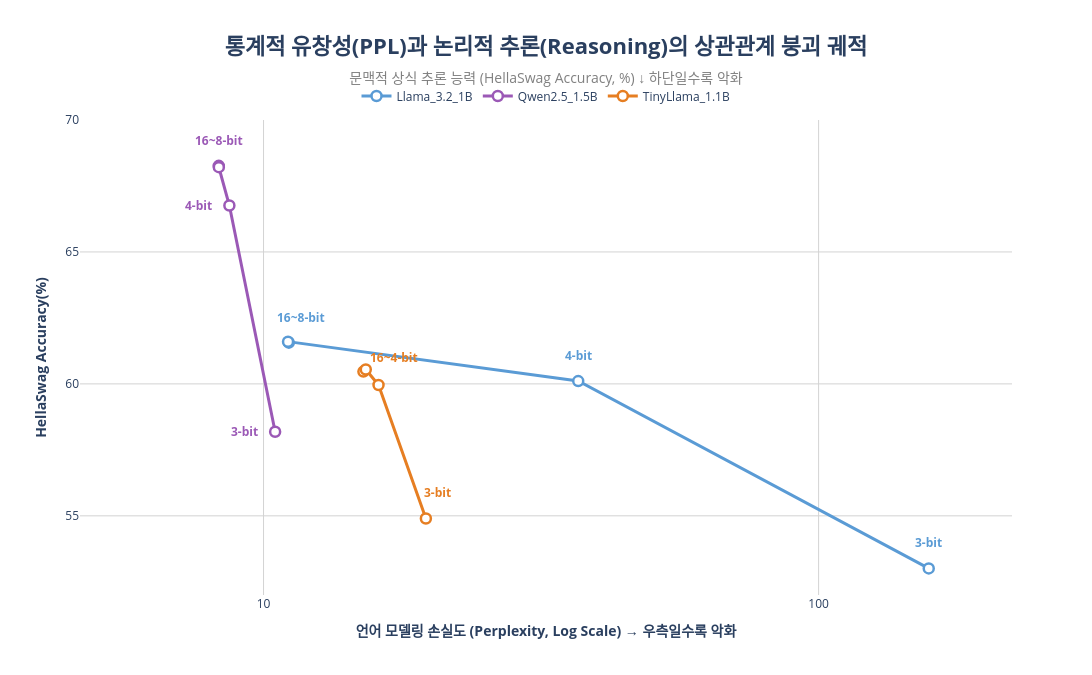

This figure's notebook cell:
### Code cell
import os
import json
import pandas as pd
import numpy as np
import plotly.graph_objects as go

# =========================================================
# 1. 경로 설정 및 데이터 준비
# =========================================================
CSV_PATH = r"C:\Users\user\SLM\02_cuda_aligned\all_logs\evaluation_results_full.csv"
JSON_DIR = r"C:\Users\user\SLM\03_Evaluation_Datasets\results_cognitive"

models = ['Llama_3.2_1B', 'Qwen2.5_1.5B', 'TinyLlama_1.1B']
color_map = {
    'Llama_3.2_1B': '#5A9BD5',    
    'TinyLlama_1.1B': '#E67E22',   
    'Qwen2.5_1.5B': '#9B59B6'
}

# =========================================================
# 2. 데이터 추출 및 전처리
# =========================================================
df_ppl = pd.read_csv(CSV_PATH)
df_ppl['Perplexity'] = pd.to_numeric(df_ppl['Perplexity'], errors='coerce')
df_ppl['Perplexity'] = df_ppl['Perplexity'].replace([np.inf, -np.inf], np.nan).clip(upper=100000) 

bit_map_csv = {'16-bit': '16-bit', 'GPTQ_8bit': '8-bit', 'GPTQ_4bit': '4-bit', 'GPTQ_3bit': '3-bit', 'GPTQ_2bit': '2-bit'}
df_ppl['Bit_Level'] = df_ppl['Bit_Level'].map(bit_map_csv)

json_records = []
bit_map_json = {'Base_16bit': '16-bit', 'GPTQ_8bit': '8-bit', 'GPTQ_4bit': '4-bit', 'GPTQ_3bit': '3-bit', 'GPTQ_2bit': '2-bit'}

for filename in os.listdir(JSON_DIR):
    if not filename.endswith(".json"): continue
    parts = filename.replace("_results.json", "").split('_', 1)
    model_name = parts[0].replace('-', '_')
    bit_level = bit_map_json.get(parts[1], parts[1])
    
    with open(os.path.join(JSON_DIR, filename), 'r', encoding='utf-8') as f:
        content = json.load(f)
        h_acc = content.get('hellaswag', {}).get('acc_norm,none', content.get('hellaswag', {}).get('acc_norm', None))
        if h_acc:
            json_records.append({'Model_Family': model_name, 'Bit_Level': bit_level, 'HellaSwag_Acc': h_acc * 100})

df_merged = pd.merge(df_ppl, pd.DataFrame(json_records), on=['Model_Family', 'Bit_Level'], how='inner')

# [수정됨] 2-bit 데이터 필터링 및 카테고리 순서에서 제외
df_merged = df_merged[df_merged['Bit_Level'] != '2-bit']
bit_order = ['16-bit', '8-bit', '4-bit', '3-bit']
df_merged['Bit_Level'] = pd.Categorical(df_merged['Bit_Level'], categories=bit_order, ordered=True)
df_merged = df_merged.sort_values(by=['Model_Family', 'Bit_Level'])

# =========================================================
# 3. 수학적 범위 계산 (텍스트 잘림 방지용 동적 스케일링)
# =========================================================
min_ppl = df_merged['Perplexity'].min()
max_ppl = df_merged['Perplexity'].max()

# 2-bit가 빠지면서 max_ppl 값이 작아졌을 수 있으므로 여백을 유지
x_range_min = np.log10(min_ppl) - 0.25 
x_range_max = np.log10(max_ppl) + 0.15 

# =========================================================
# 4. 궤적 시각화 (기본 라인 및 마커 생성)
# =========================================================
fig = go.Figure()

for model in models:
    model_data = df_merged[df_merged['Model_Family'] == model].dropna(subset=['Perplexity', 'HellaSwag_Acc'])
    if model_data.empty: continue
    
    fig.add_trace(go.Scatter(
        x=model_data['Perplexity'], 
        y=model_data['HellaSwag_Acc'],
        mode='lines+markers', 
        name=model,
        customdata=model_data['Bit_Level'], 
        hovertemplate="<b>Quantization: %{customdata}</b><br>PPL: %{x:.2f}<br>HellaSwag: %{y:.2f}%<extra></extra>",
        line=dict(color=color_map[model], width=3),
        marker=dict(symbol='circle', color='white', size=10, line=dict(color=color_map[model], width=2.5))
    ))

# =========================================================
# 5. 개별 데이터 포인트 Annotation (픽셀 단위 정밀 위치 제어)
# =========================================================
for model in models:
    model_data = df_merged[df_merged['Model_Family'] == model].dropna(subset=['Perplexity', 'HellaSwag_Acc'])
    
    for _, row in model_data.iterrows():
        bit = row['Bit_Level']
        x_val = row['Perplexity']
        y_val = row['HellaSwag_Acc']
        
        # 텍스트 및 위치 기본값 초기화
        text_label = ""
        x_shift = 0
        y_shift = 15 
        x_anchor = 'center'
        y_anchor = 'bottom'
        
        # [수정됨] 2-bit 조건 제거 및 모델별 맞춤형 라벨링 제어
        if model == 'Qwen2.5_1.5B':
            if bit == '16-bit':
                text_label = '16~8-bit'
            elif bit == '8-bit':
                continue
            elif bit in ['4-bit', '3-bit']:
                text_label = bit
                x_shift = -15       
                y_shift = 0         
                x_anchor = 'right'
                y_anchor = 'middle'
                
        elif model == 'TinyLlama_1.1B':
            if bit in ['16-bit', '8-bit']:
                continue
            elif bit == '4-bit':
                text_label = '16~4-bit'
                x_shift = 15
                y_shift = 17        
            elif bit == '3-bit':
                text_label = bit
                x_shift = 12
                y_shift = 15
                
        elif model == 'Llama_3.2_1B':
            if bit == '16-bit':
                text_label = '16~8-bit'
                x_shift = 12
            elif bit == '8-bit':
                continue
            elif bit in ['4-bit', '3-bit']:
                text_label = bit
                y_shift = 15
        
        # 설정된 라벨이 있는 경우에만 그래프에 그리기
        if text_label:
            fig.add_annotation(
                x=np.log10(x_val),  # Log Scale 동기화
                y=y_val,            
                text=f"<b>{text_label}</b>",
                showarrow=False,
                xshift=x_shift,
                yshift=y_shift,
                xanchor=x_anchor,
                yanchor=y_anchor,
                font=dict(size=12, color=color_map[model])
            )

# =========================================================
# 6. 연구적 지표 보완 및 레이아웃 최적화
# =========================================================
fig.add_hline(
    y=25, line_dash="dash", line_color="rgba(128, 128, 128, 0.7)", line_width=1.5,
    annotation_text="Random Chance (25%)", annotation_position="bottom right",
    annotation_font=dict(size=12, color="gray")
)

base_width = 1200
calculated_height = int(base_width * (9 / 16))

fig.update_layout(
    width=base_width,
    height=calculated_height,
    
    title=dict(
        text='<b>통계적 유창성(PPL)과 논리적 추론(Reasoning)의 상관관계 붕괴 궤적</b><br>' + 
             '<span style="font-size: 14px; color: gray;">문맥적 상식 추론 능력 (HellaSwag Accuracy, %) ↓ 하단일수록 악화</span>',
        font=dict(size=22), x=0.5, xanchor='center', y=0.92
    ),
    xaxis=dict(
        title='<b>언어 모델링 손실도 (Perplexity, Log Scale) → 우측일수록 악화</b>',
        type='log',
        range=[x_range_min, x_range_max], 
        tickformat=",.0f", dtick=1, gridcolor='lightgray',
        zeroline=False
    ),
    yaxis=dict(
        title='<b>HellaSwag Accuracy(%)</b>',
        range=[52, 70], 
        dtick=5, 
        gridcolor='lightgray', zeroline=False
    ),
    plot_bgcolor='white', paper_bgcolor='white',
    legend=dict(
        orientation="h", yanchor="bottom", y=1.02, xanchor="center", x=0.5,
        bgcolor='rgba(255, 255, 255, 0.9)'
    ),
    margin=dict(t=120, b=80, l=80, r=80) 
)

fig.show()

### Figure 1 — Plotly figure (JSON) as saved in the notebook; plotly's stock layout.template omitted (floating-point values rounded to 4 significant figures)
{"data": [{"customdata": ["16-bit", "8-bit", "4-bit", "3-bit"], "hovertemplate": "<b>Quantization: %{customdata}</b><br>PPL: %{x:.2f}<br>HellaSwag: %{y:.2f}%<extra></extra>", "line": {"color": "#5A9BD5", "width": 3}, "marker": {"color": "white", "line": {"color": "#5A9BD5", "width": 2.5}, "size": 10, "symbol": "circle"}, "mode": "lines+markers", "name": "Llama_3.2_1B", "type": "scatter", "x": [11.11, 11.07, 36.89, 157.9], "y": [61.56, 61.6, 60.11, 53.01]}, {"customdata": ["16-bit", "8-bit", "4-bit", "3-bit"], "hovertemplate": "<b>Quantization: %{customdata}</b><br>PPL: %{x:.2f}<br>HellaSwag: %{y:.2f}%<extra></extra>", "line": {"color": "#9B59B6", "width": 3}, "marker": {"color": "white", "line": {"color": "#9B59B6", "width": 2.5}, "size": 10, "symbol": "circle"}, "mode": "lines+markers", "name": "Qwen2.5_1.5B", "type": "scatter", "x": [8.305, 8.307, 8.679, 10.49], "y": [68.26, 68.21, 66.76, 58.19]}, {"customdata": ["16-bit", "8-bit", "4-bit", "3-bit"], "hovertemplate": "<b>Quantization: %{customdata}</b><br>PPL: %{x:.2f}<br>HellaSwag: %{y:.2f}%<extra></extra>", "line": {"color": "#E67E22", "width": 3}, "marker": {"color": "white", "line": {"color": "#E67E22", "width": 2.5}, "size": 10, "symbol": "circle"}, "mode": "lines+markers", "name": "TinyLlama_1.1B", "type": "scatter", "x": [15.13, 15.28, 16.11, 19.61], "y": [60.47, 60.55, 59.96, 54.9]}], "layout": {"annotations": [{"font": {"color": "#5A9BD5", "size": 12}, "showarrow": false, "text": "<b>16~8-bit</b>", "x": 1.046, "xanchor": "center", "xshift": 12, "y": 61.56, "yanchor": "bottom", "yshift": 15}, {"font": {"color": "#5A9BD5", "size": 12}, "showarrow": false, "text": "<b>4-bit</b>", "x": 1.567, "xanchor": "center", "xshift": 0, "y": 60.11, "yanchor": "bottom", "yshift": 15}, {"font": {"color": "#5A9BD5", "size": 12}, "showarrow": false, "text": "<b>3-bit</b>", "x": 2.198, "xanchor": "center", "xshift": 0, "y": 53.01, "yanchor": "bottom", "yshift": 15}, {"font": {"color": "#9B59B6", "size": 12}, "showarrow": false, "text": "<b>16~8-bit</b>", "x": 0.9193, "xanchor": "center", "xshift": 0, "y": 68.26, "yanchor": "bottom", "yshift": 15}, {"font": {"color": "#9B59B6", "size": 12}, "showarrow": false, "text": "<b>4-bit</b>", "x": 0.9385, "xanchor": "right", "xshift": -15, "y": 66.76, "yanchor": "middle", "yshift": 0}, {"font": {"color": "#9B59B6", "size": 12}, "showarrow": false, "text": "<b>3-bit</b>", "x": 1.021, "xanchor": "right", "xshift": -15, "y": 58.19, "yanchor": "middle", "yshift": 0}, {"font": {"color": "#E67E22", "size": 12}, "showarrow": false, "text": "<b>16~4-bit</b>", "x": 1.207, "xanchor": "center", "xshift": 15, "y": 59.96, "yanchor": "bottom", "yshift": 17}, {"font": {"color": "#E67E22", "size": 12}, "showarrow": false, "text": "<b>3-bit</b>", "x": 1.292, "xanchor": "center", "xshift": 12, "y": 54.9, "yanchor": "bottom", "yshift": 15}, {"font": {"color": "gray", "size": 12}, "showarrow": false, "text": "Random Chance (25%)", "x": 1, "xanchor": "right", "xref": "x domain", "y": 25, "yanchor": "top", "yref": "y"}], "height": 675, "legend": {"bgcolor": "rgba(255, 255, 255, 0.9)", "orientation": "h", "x": 0.5, "xanchor": "center", "y": 1.02, "yanchor": "bottom"}, "margin": {"b": 80, "l": 80, "r": 80, "t": 120}, "paper_bgcolor": "white", "plot_bgcolor": "white", "shapes": [{"line": {"color": "rgba(128, 128, 128, 0.7)", "dash": "dash", "width": 1.5}, "type": "line", "x0": 0, "x1": 1, "xref": "x domain", "y0": 25, "y1": 25, "yref": "y"}], "title": {"font": {"size": 22}, "text": "<b>통계적 유창성(PPL)과 논리적 추론(Reasoning)의 상관관계 붕괴 궤적</b><br><span style=\"font-size: 14px; color: gray;\">문맥적 상식 추론 능력 (HellaSwag Accuracy, %) ↓ 하단일수록 악화</span>", "x": 0.5, "xanchor": "center", "y": 0.92}, "width": 1200, "xaxis": {"dtick": 1, "gridcolor": "lightgray", "range": [0.6693, 2.348], "tickformat": ",.0f", "title": {"text": "<b>언어 모델링 손실도 (Perplexity, Log Scale) → 우측일수록 악화</b>"}, "type": "log", "zeroline": false}, "yaxis": {"dtick": 5, "gridcolor": "lightgray", "range": [52, 70], "title": {"text": "<b>HellaSwag Accuracy(%)</b>"}, "zeroline": false}}}
